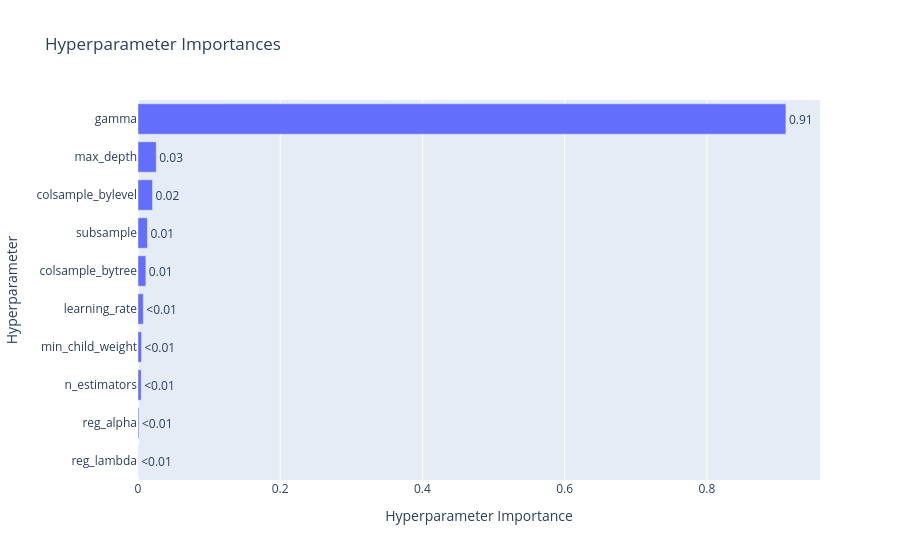

The code cell stored with this chart in its notebook:
### Code cell
optuna.visualization.plot_param_importances(study)

### Figure 1 — Plotly figure (JSON) as saved in the notebook; plotly's stock layout.template omitted (floating-point values rounded to 4 significant figures)
{"data": [{"cliponaxis": false, "hovertemplate": ["reg_lambda (FloatDistribution): 0.00020404453148379007<extra></extra>", "reg_alpha (FloatDistribution): 0.001321512686693154<extra></extra>", "n_estimators (IntDistribution): 0.004480505452436978<extra></extra>", "min_child_weight (IntDistribution): 0.004970834081595444<extra></extra>", "learning_rate (FloatDistribution): 0.007469988916201727<extra></extra>", "colsample_bytree (FloatDistribution): 0.011060633938558027<extra></extra>", "subsample (FloatDistribution): 0.013260148633025597<extra></extra>", "colsample_bylevel (FloatDistribution): 0.020414950610851215<extra></extra>", "max_depth (IntDistribution): 0.02565116647652144<extra></extra>", "gamma (FloatDistribution): 0.9111662146726327<extra></extra>"], "name": "Objective Value", "orientation": "h", "text": ["<0.01", "<0.01", "<0.01", "<0.01", "<0.01", "0.01", "0.01", "0.02", "0.03", "0.91"], "textposition": "outside", "type": "bar", "x": [0.000204, 0.001322, 0.004481, 0.004971, 0.00747, 0.01106, 0.01326, 0.02041, 0.02565, 0.9112], "y": ["reg_lambda", "reg_alpha", "n_estimators", "min_child_weight", "learning_rate", "colsample_bytree", "subsample", "colsample_bylevel", "max_depth", "gamma"]}], "layout": {"title": {"text": "Hyperparameter Importances"}, "xaxis": {"title": {"text": "Hyperparameter Importance"}}, "yaxis": {"title": {"text": "Hyperparameter"}}}}
